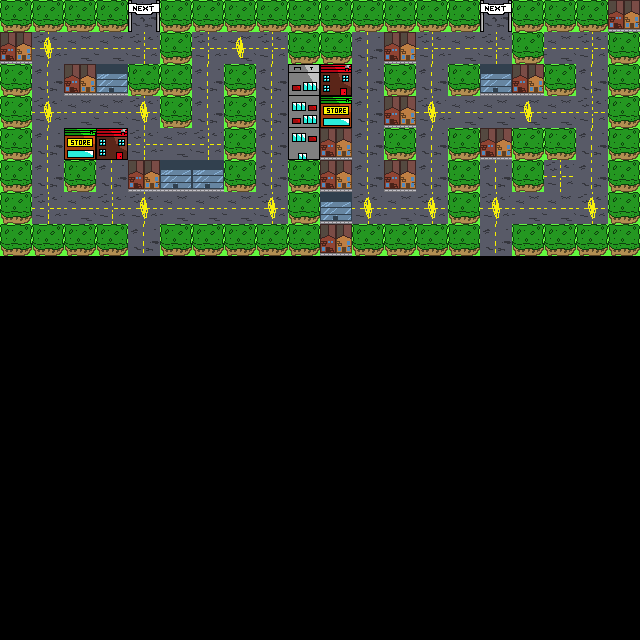

This is a level from a 2D game, rendered from its Tiled map with the project's own tilesets. A one-line summary and the map file follow, with tile-layer data summarised:
An orthogonal 20x20 tile map with 32x32 px tiles, 2 tile layers (Draw Layer, Collectibles), 1 hidden layer not drawn, 2 tilesets.

<map version="1.0" orientation="orthogonal" width="20" height="20" tilewidth="32" tileheight="32">
 <tileset firstgid="1" name="tiles" tilewidth="32" tileheight="32">
  <image source="../backgrounds/test_tiles.png" width="384" height="32" />
  <tile id="0">
   <properties>
    <property name="" value="" />
    <property name="obstacle" value="true" />
    <property name="ref" value="wall" />
   </properties>
  </tile>
  <tile id="1">
   <properties>
    <property name="class" value="gate" />
    <property name="type" value="1" />
   </properties>
  </tile>
  <tile id="2">
   <properties>
    <property name="button" value="true" />
    <property name="ref" value="main" />
   </properties>
  </tile>
  <tile id="3">
   <properties>
    <property name="class" value="gate" />
    <property name="state" value="off" />
    <property name="type" value="0" />
   </properties>
  </tile>
  <tile id="4">
   <properties>
    <property name="spawnPlayer" value="true" />
   </properties>
  </tile>
  <tile id="5">
   <properties>
    <property name="teleportPlayer" value="next" />
   </properties>
  </tile>
  <tile id="6">
   <properties>
    <property name="class" value="light" />
    <property name="type" value="0" />
   </properties>
  </tile>
  <tile id="7">
   <properties>
    <property name="class" value="light" />
    <property name="type" value="1" />
   </properties>
  </tile>
  <tile id="8">
   <properties>
    <property name="teleportPlayer" value="prev" />
   </properties>
  </tile>
  <tile id="9">
   <properties>
    <property name="collectible" value="true" />
    <property name="draw" value="false" />
    <property name="modifier" value="100" />
   </properties>
  </tile>
  <tile id="11">
   <properties>
    <property name="draw" value="true" />
   </properties>
  </tile>
 </tileset>
 <tileset firstgid="13" name="draw" tilewidth="32" tileheight="32">
  <image source="../backgrounds/draw_tiles.png" trans="ff00ff" width="608" height="32" />
  <tile id="0">
   <properties>
    <property name="draw" value="true" />
   </properties>
  </tile>
  <tile id="1">
   <properties>
    <property name="draw" value="true" />
   </properties>
  </tile>
  <tile id="2">
   <properties>
    <property name="draw" value="true" />
   </properties>
  </tile>
  <tile id="3">
   <properties>
    <property name="draw" value="true" />
   </properties>
  </tile>
  <tile id="4">
   <properties>
    <property name="draw" value="true" />
   </properties>
  </tile>
  <tile id="5">
   <properties>
    <property name="draw" value="true" />
   </properties>
  </tile>
  <tile id="8">
   <properties>
    <property name="draw" value="true" />
   </properties>
  </tile>
  <tile id="9">
   <properties>
    <property name="draw" value="true" />
   </properties>
  </tile>
  <tile id="14">
   <properties>
    <property name="draw" value="true" />
   </properties>
  </tile>
  <tile id="15">
   <properties>
    <property name="draw" value="true" />
   </properties>
  </tile>
  <tile id="16">
   <properties>
    <property name="draw" value="true" />
   </properties>
  </tile>
  <tile id="17">
   <properties>
    <property name="draw" value="true" />
   </properties>
  </tile>
  <tile id="18">
   <properties>
    <property name="draw" value="true" />
   </properties>
  </tile>
 </tileset>
 <layer name="Draw Layer" width="20" height="20">
  <data>[400 cells, 160 non-empty, 12 distinct tile ids]</data>
 </layer>
 <layer name="Primary Layer" width="20" height="20" visible="0">
  <data>[400 cells, 108 non-empty, 8 distinct tile ids]</data>
 </layer>
 <layer name="Collectibles" width="20" height="20">
  <data>[400 cells, 12 non-empty, 1 distinct tile ids]</data>
 </layer>
</map>
